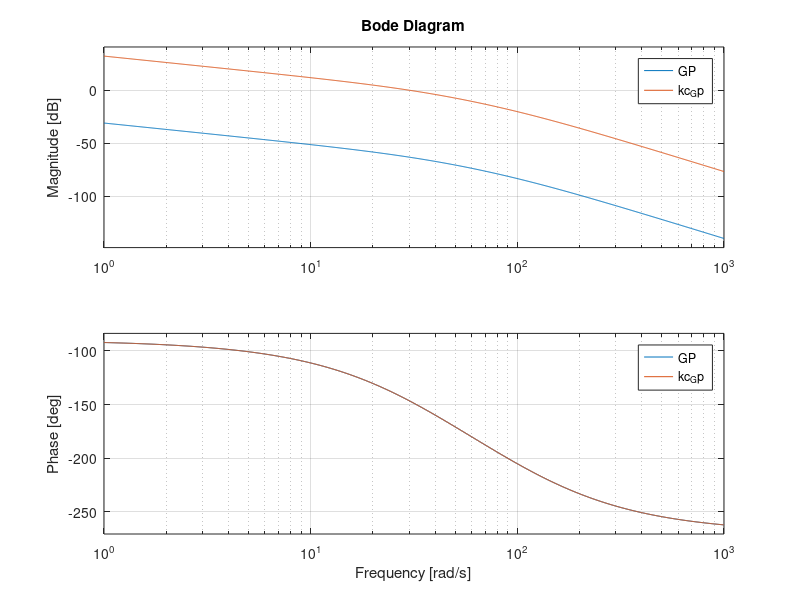
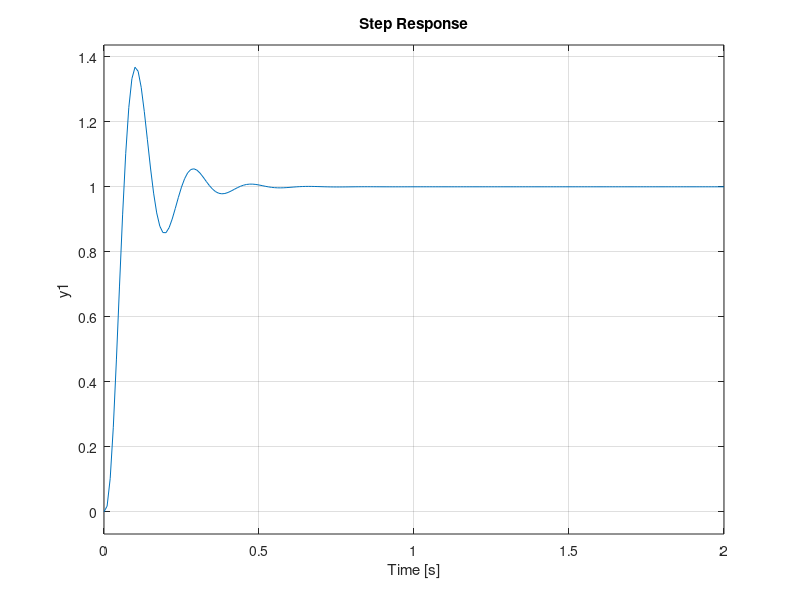

Reproduce these figures in MATLAB, in order.
clc;
clear;
pkg load control;

%Ex. 11.3 (Nise, 3.ed., p.501)

t = 0:0.01:2;
tp = 0.1;
mp = 0.2;
kvRequired = 40;
zeta = 0.456;

%Definindo a planta
pole1 = 0;
pole2 = -36;
pole3 = -100;
num = 100;
den = conv(conv([1 -pole1], [1 -pole2]), [1 -pole3]);
GP = tf(num, den);
s = tf('s');

wn = (pi/(tp*sqrt(1-zeta^2)))
bw = wn*sqrt((1-2*zeta^2)+sqrt((4*zeta^4) - (4*zeta^2) + 2)) %banda passante
kvP = dcgain(minreal(s*GP))
kc = kvRequired/kvP

figure 1; clf;
kc_Gp = GP*kc;
bode(GP,kc_Gp)

figure 2; clf;
GMF = feedback(kc_Gp,1);
step(GMF,t);
[mgc, mfc, wgc, wfc] = margin(kc_Gp);
mf = 48.1 %fórmula grande no slide

